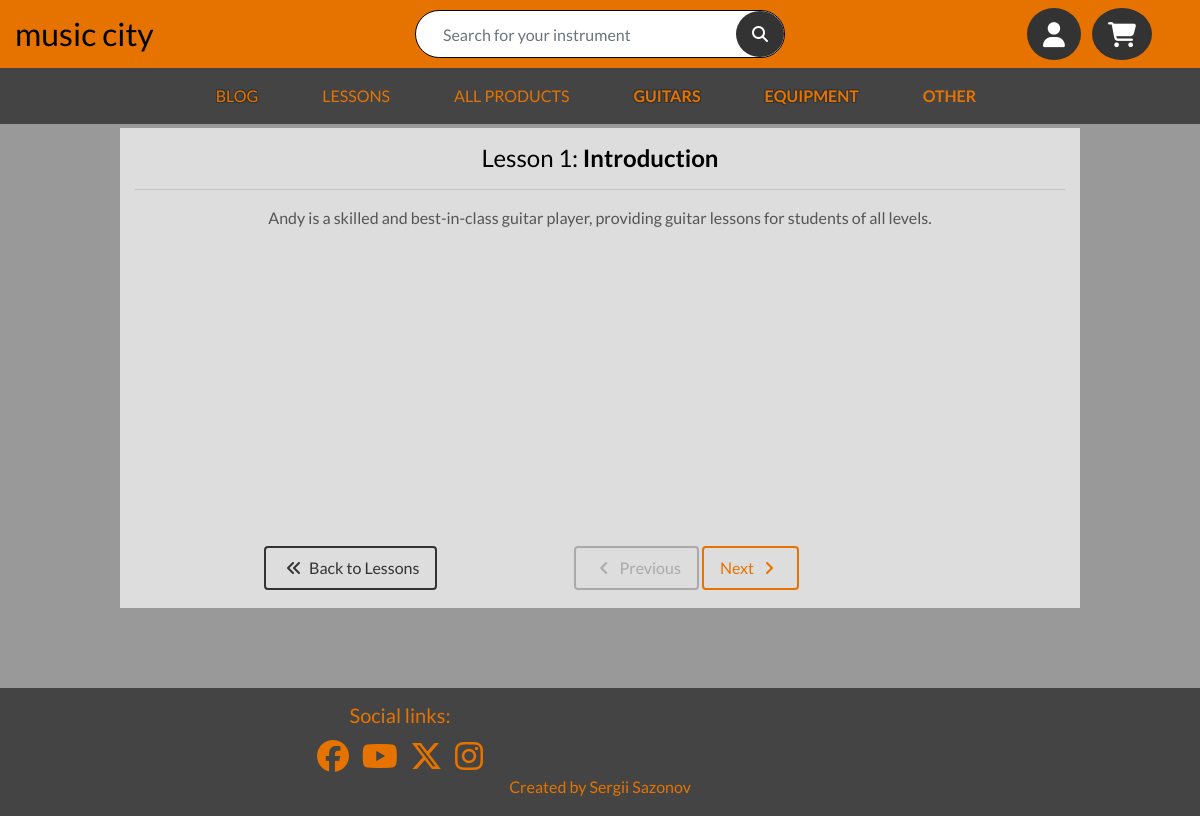
The page /lessons/lesson/1 on the database its author committed.
### lessons/models.py (models this page shows, shortened)
class Lesson(models.Model):
    name = models.CharField(max_length=50)
    playlist = models.ForeignKey('Playlist', null=True, blank=True, on_delete=models.SET_NULL)
    number = models.IntegerField()
    cover_image = CloudinaryField('image', null=True, blank=True)
    img_url = models.URLField(max_length=1024, null=True, blank=True)
    text = models.TextField(null=True, blank=True)
    video_url = models.URLField(max_length=1024, null=True, blank=True)

### lessons/views.py (the view)
# urls.py: path('lesson/<lesson_number>', views.lesson, name="lesson"),
def lesson(request, lesson_number):
    current_lesson = Lesson.objects.get(number=lesson_number)
    all_lessons = Lesson.objects.filter(playlist=current_lesson.playlist)
    all_lessons = all_lessons.order_by('number')
    last_lesson = all_lessons.count()
    btn_previous = False
    previous_lesson = current_lesson.number
    btn_next = True
    next_lesson = current_lesson.number
    if current_lesson.video_url:
        video_id = str(current_lesson.video_url.split("/")[:-1])
        video_id = str(video_id.split("?")[0])
    else:
        video_id = None
    if current_lesson.number > 1:
        btn_previous = True
        previous_lesson -= 1
    if current_lesson.number == last_lesson:
        btn_next = False
    else:
        next_lesson += 1
    context = {
        'lesson': current_lesson,
        'video_id': video_id,
        'btn_next': btn_next,
        'btn_previous': btn_previous,
        'next_lesson': next_lesson,
        'previous_lesson': previous_lesson,
    }
    return render(request, 'lessons/lesson.html', context)

### bag/contexts.py (called while the page is built, shortened)
def bag_contents(request):
    bag_items = []
    total = 0
    product_count = 0
    bag = request.session.get('bag', {})
    if total < settings.FREE_DELIVERY_THRESHOLD:
        delivery = total * Decimal(settings.STANDARD_DELIVERY_PERCENTAGE)
        free_delivery_delta = settings.FREE_DELIVERY_THRESHOLD - total
    else:
        delivery = 0
        free_delivery_delta = 0
    grand_total = total + delivery
    context = {
        'bag_items': bag_items,
        'total': total,
        'product_count': product_count,
        'delivery': delivery,
        'free_delivery_delta': free_delivery_delta,
        'free_delivery_threshold': settings.FREE_DELIVERY_THRESHOLD,
        'grand_total': grand_total,
    }
    return context

### lessons/templates/lessons/lesson.html (shortened to what this page needs)
{% extends "base.html" %}
{% load static %}
{% block page_header %}
    <div class="header-container">
    </div>
{% endblock %}
{% block content %}
    <div class="container container-lesson container-fluid w-70 m-auto light-bg text-center position-relative">
        <h4 class="text-black pt-3">Lesson {{lesson.number}}: <strong>{{ lesson.name }}</strong></h4>
        <hr>
        {% if lesson.text %}
            <p>{{ lesson.text }}</p>
        {% endif %}
        <div class="row">
            <div class="container container-fluid lesson-buttons light-bg rounded p-2 px-5">
                <div class="float-left">
                    <a href="{% url 'lessons' %}" class="btn btn-back btn-responsive">
                        <span class="icon">
                              <i class="fa-solid fa-angles-left"></i>
                        </span>
                        <span>
                            Back to Lessons
                        </span>
                    </a>
                </div>
                <div class="text-center">
                    <a href="{% url 'lesson' previous_lesson %}"
                       class="btn {% if btn_previous %}btn-main{% else %}btn-inactive{% endif %} btn-responsive"
                       {% if not btn_previous %} onclick="return false;" {% endif %}>
                        <span class="icon">
                            <i class="fa-solid fa-angle-left"></i>
                        </span>
                        <span>
                            Previous
                        </span>
                    </a>
                    <a href="{% url 'lesson' next_lesson %}"
                       class="btn {% if btn_next %}btn-main{% else %}btn-inactive{% endif %} btn-responsive"
                       {% if not btn_next %} onclick="return false;" {% endif %}>
                        <span>
                            Next
                        </span>
                        <span class="icon">
                            <i class="fa-solid fa-angle-right"></i>
                        </span>
                    </a>
                </div>
            </div>
        </div>
    </div>
{% endblock %}

### static/css/base.css (style rules this page uses)
html { height: 100%; }
body { color: #555; background-color: #999; font-family: 'Lato'; }
.icon { align-items: center; display: inline-flex; justify-content: center; height: 1.5rem; width: 1.5rem; }
.light-bg { background-color: #ddd; }
.text-black { color: #000 !important; }
.header-container { padding-top: 5rem; }
.container-lesson { height: 20rem; width: auto; }
.lesson-buttons { position: absolute; bottom: 10px; left: 0; right: 0; }
.btn-main { color: #e67300 !important; background-color: initial; border: 2px solid #e67300; }
.btn-responsive { min-width: 3rem; font-size: 70%; padding: 0 5px; }
.btn-back { background-color: initial; color: #333 !important; border: 2px solid #333; }
.btn-inactive { background-color: initial; color: #aaa; border: 2px solid #aaa; cursor: default; }
@media (min-width: 1200px) { .container { max-width: 80%; } }
@media (min-width: 992px) { .btn-responsive { min-width: 6rem; font-size: 100%; padding: .5rem 1rem; } }
@media (min-width: 992px) { .header-container { padding-top: 8rem; } }
@media (min-width: 992px) { .container-lesson { height: 30rem; width: auto; } }

### rows shown on the page
Lesson: number "1", name "Introduction", text "Andy is a skilled and best-in-class guitar player, providing guitar lessons for students of all levels."
